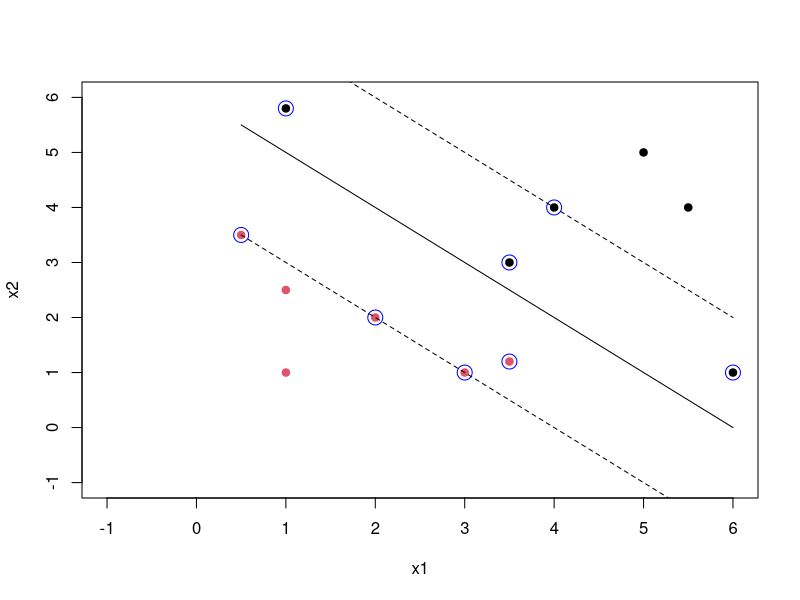

The R source for this figure:
rm(list=ls(all=TRUE))

x1s <- c(.5,1,1,2,3,3.5,     1,3.5,4,5,5.5,6)
x2s <- c(3.5,1,2.5,2,1,1.2,  5.8,3,4,5,4,1)
ys <- c(rep(+1,6),          rep(-1,6))
my.data <- data.frame(x1=x1s, x2=x2s, type=as.factor(ys))
my.data

library('e1071')

# use one of the following two options
svm.model <- svm(type ~ ., data=my.data,
          type='C-classification', kernel='linear', scale=FALSE, cost = 0.1) # cost = 1
svm.model

# svm.model$index is the indices of support vectors
plot(my.data[,-3],col=(ys+3)/2, pch=19, xlim=c(-1,6), ylim=c(-1,6))
points(my.data[svm.model$index,c(1,2)],col="blue",cex=2) 

x1min = min(x1s); x1max = max(x1s);
x2min = min(x2s); x2max = max(x2s);

coef1 = sum(svm.model$coefs*x1s[svm.model$index]);
coef2 = sum(svm.model$coefs*x2s[svm.model$index]);
lines(c(x1min,x1max),  (svm.model$rho-coef1*c(x1min, x1max))/coef2)
lines(c(x1min,x1max),  (svm.model$rho+1-coef1*c(x1min, x1max))/coef2, lty=2)
lines(c(x1min,x1max),  (svm.model$rho-1-coef1*c(x1min, x1max))/coef2, lty=2)

